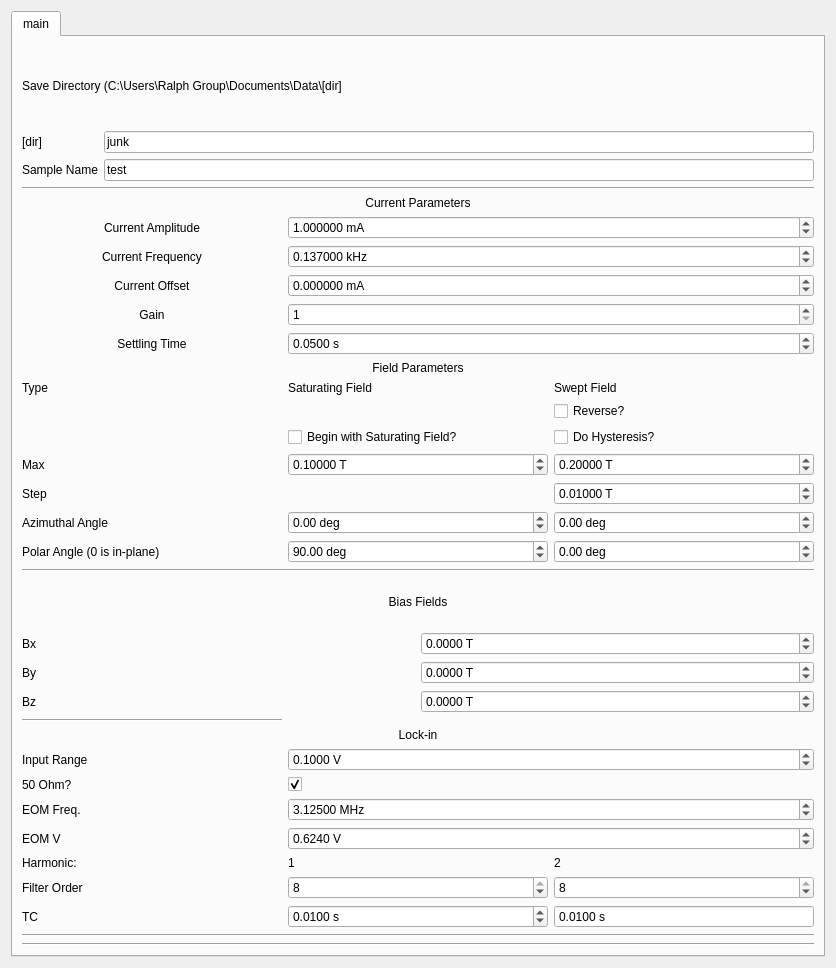
<?xml version="1.0" encoding="UTF-8"?>
<ui version="4.0">
 <class>Form</class>
 <widget class="QWidget" name="Form">
  <property name="geometry">
   <rect>
    <x>0</x>
    <y>0</y>
    <width>836</width>
    <height>968</height>
   </rect>
  </property>
  <property name="windowTitle">
   <string>Form</string>
  </property>
  <layout class="QVBoxLayout" name="verticalLayout">
   <item>
    <widget class="QTabWidget" name="tabWidget">
     <property name="toolTip">
      <string>&lt;html&gt;&lt;head/&gt;&lt;body&gt;&lt;p&gt;Field Parameters&lt;/p&gt;&lt;/body&gt;&lt;/html&gt;</string>
     </property>
     <property name="currentIndex">
      <number>0</number>
     </property>
     <widget class="QWidget" name="tab">
      <attribute name="title">
       <string>main</string>
      </attribute>
      <layout class="QVBoxLayout" name="verticalLayout_10">
       <item>
        <layout class="QGridLayout" name="save_params">
         <item row="4" column="0">
          <widget class="QLabel" name="label_12">
           <property name="enabled">
            <bool>true</bool>
           </property>
           <property name="text">
            <string>Sample Name</string>
           </property>
          </widget>
         </item>
         <item row="4" column="1">
          <widget class="QLineEdit" name="sample_name">
           <property name="text">
            <string>test</string>
           </property>
           <property name="placeholderText">
            <string>test</string>
           </property>
          </widget>
         </item>
         <item row="0" column="0" colspan="2">
          <widget class="QLabel" name="label_8">
           <property name="text">
            <string>Save Directory (C:\Users\Ralph Group\Documents\Data\[dir]</string>
           </property>
           <property name="wordWrap">
            <bool>true</bool>
           </property>
          </widget>
         </item>
         <item row="3" column="0">
          <widget class="QLabel" name="label_22">
           <property name="text">
            <string>[dir]</string>
           </property>
          </widget>
         </item>
         <item row="3" column="1">
          <widget class="QLineEdit" name="save_dir">
           <property name="text">
            <string>junk</string>
           </property>
          </widget>
         </item>
        </layout>
       </item>
       <item>
        <widget class="Line" name="line_3">
         <property name="orientation">
          <enum>Qt::Horizontal</enum>
         </property>
        </widget>
       </item>
       <item>
        <layout class="QGridLayout" name="lockin_params">
         <item row="0" column="0" colspan="3">
          <widget class="QLabel" name="label_7">
           <property name="text">
            <string>Current Parameters</string>
           </property>
           <property name="alignment">
            <set>Qt::AlignCenter</set>
           </property>
          </widget>
         </item>
         <item row="15" column="0">
          <widget class="QLabel" name="label_16">
           <property name="text">
            <string>Azimuthal Angle</string>
           </property>
          </widget>
         </item>
         <item row="2" column="0">
          <widget class="QLabel" name="label_3">
           <property name="text">
            <string>Current Amplitude</string>
           </property>
           <property name="alignment">
            <set>Qt::AlignCenter</set>
           </property>
          </widget>
         </item>
         <item row="6" column="1" colspan="2">
          <widget class="QDoubleSpinBox" name="settling">
           <property name="suffix">
            <string> s</string>
           </property>
           <property name="decimals">
            <number>4</number>
           </property>
           <property name="value">
            <double>0.050000000000000</double>
           </property>
          </widget>
         </item>
         <item row="2" column="1" colspan="2">
          <widget class="QDoubleSpinBox" name="current_amplitude">
           <property name="suffix">
            <string> mA</string>
           </property>
           <property name="decimals">
            <number>6</number>
           </property>
           <property name="maximum">
            <double>105.000000000000000</double>
           </property>
           <property name="value">
            <double>1.000000000000000</double>
           </property>
          </widget>
         </item>
         <item row="13" column="0">
          <widget class="QLabel" name="label_18">
           <property name="text">
            <string>Max</string>
           </property>
          </widget>
         </item>
         <item row="8" column="0" colspan="3">
          <widget class="QLabel" name="label_10">
           <property name="text">
            <string>Field Parameters</string>
           </property>
           <property name="alignment">
            <set>Qt::AlignCenter</set>
           </property>
          </widget>
         </item>
         <item row="16" column="0">
          <widget class="QLabel" name="label_19">
           <property name="text">
            <string>Polar Angle (0 is in-plane)</string>
           </property>
          </widget>
         </item>
         <item row="16" column="1">
          <widget class="QDoubleSpinBox" name="saturating_field_polar">
           <property name="suffix">
            <string> deg</string>
           </property>
           <property name="minimum">
            <double>-180.000000000000000</double>
           </property>
           <property name="maximum">
            <double>180.000000000000000</double>
           </property>
           <property name="value">
            <double>90.000000000000000</double>
           </property>
          </widget>
         </item>
         <item row="13" column="2">
          <widget class="QDoubleSpinBox" name="sweep_field">
           <property name="suffix">
            <string> T</string>
           </property>
           <property name="decimals">
            <number>5</number>
           </property>
           <property name="minimum">
            <double>-0.280000000000000</double>
           </property>
           <property name="maximum">
            <double>0.280000000000000</double>
           </property>
           <property name="singleStep">
            <double>0.001000000000000</double>
           </property>
           <property name="value">
            <double>0.200000000000000</double>
           </property>
          </widget>
         </item>
         <item row="13" column="1">
          <widget class="QDoubleSpinBox" name="saturating_field">
           <property name="suffix">
            <string> T</string>
           </property>
           <property name="decimals">
            <number>5</number>
           </property>
           <property name="minimum">
            <double>-0.280000000000000</double>
           </property>
           <property name="maximum">
            <double>0.280000000000000</double>
           </property>
           <property name="singleStep">
            <double>0.001000000000000</double>
           </property>
           <property name="value">
            <double>0.100000000000000</double>
           </property>
          </widget>
         </item>
         <item row="6" column="0">
          <widget class="QLabel" name="label_20">
           <property name="text">
            <string>Settling Time</string>
           </property>
           <property name="alignment">
            <set>Qt::AlignCenter</set>
           </property>
          </widget>
         </item>
         <item row="15" column="1">
          <widget class="QDoubleSpinBox" name="saturating_field_azimuth">
           <property name="suffix">
            <string> deg</string>
           </property>
           <property name="minimum">
            <double>-170.000000000000000</double>
           </property>
           <property name="maximum">
            <double>170.000000000000000</double>
           </property>
          </widget>
         </item>
         <item row="14" column="2">
          <widget class="QDoubleSpinBox" name="sweep_field_step">
           <property name="suffix">
            <string> T</string>
           </property>
           <property name="decimals">
            <number>5</number>
           </property>
           <property name="minimum">
            <double>-0.280000000000000</double>
           </property>
           <property name="maximum">
            <double>0.280000000000000</double>
           </property>
           <property name="value">
            <double>0.010000000000000</double>
           </property>
          </widget>
         </item>
         <item row="3" column="0">
          <widget class="QLabel" name="label_9">
           <property name="text">
            <string>Current Frequency</string>
           </property>
           <property name="alignment">
            <set>Qt::AlignCenter</set>
           </property>
          </widget>
         </item>
         <item row="16" column="2">
          <widget class="QDoubleSpinBox" name="sweep_field_polar">
           <property name="suffix">
            <string> deg</string>
           </property>
           <property name="minimum">
            <double>-180.000000000000000</double>
           </property>
           <property name="maximum">
            <double>180.000000000000000</double>
           </property>
          </widget>
         </item>
         <item row="15" column="2">
          <widget class="QDoubleSpinBox" name="sweep_field_azimuth">
           <property name="suffix">
            <string> deg</string>
           </property>
           <property name="minimum">
            <double>-170.000000000000000</double>
           </property>
           <property name="maximum">
            <double>170.000000000000000</double>
           </property>
          </widget>
         </item>
         <item row="14" column="0">
          <widget class="QLabel" name="label_2">
           <property name="text">
            <string>Step</string>
           </property>
          </widget>
         </item>
         <item row="3" column="1" colspan="2">
          <widget class="QDoubleSpinBox" name="current_frequency">
           <property name="suffix">
            <string> kHz</string>
           </property>
           <property name="decimals">
            <number>6</number>
           </property>
           <property name="maximum">
            <double>10000.000000000000000</double>
           </property>
           <property name="value">
            <double>0.137000000000000</double>
           </property>
          </widget>
         </item>
         <item row="9" column="2">
          <widget class="QLabel" name="label_11">
           <property name="text">
            <string>Swept Field</string>
           </property>
          </widget>
         </item>
         <item row="11" column="1">
          <widget class="QCheckBox" name="saturate">
           <property name="text">
            <string>Begin with Saturating Field?</string>
           </property>
          </widget>
         </item>
         <item row="11" column="2">
          <widget class="QCheckBox" name="hysteresis">
           <property name="text">
            <string>Do Hysteresis?</string>
           </property>
          </widget>
         </item>
         <item row="9" column="1">
          <widget class="QLabel" name="label_6">
           <property name="text">
            <string>Saturating Field</string>
           </property>
          </widget>
         </item>
         <item row="9" column="0">
          <widget class="QLabel" name="label_21">
           <property name="text">
            <string>Type</string>
           </property>
          </widget>
         </item>
         <item row="4" column="0">
          <widget class="QLabel" name="label_30">
           <property name="text">
            <string>Current Offset</string>
           </property>
           <property name="alignment">
            <set>Qt::AlignCenter</set>
           </property>
          </widget>
         </item>
         <item row="10" column="2">
          <widget class="QCheckBox" name="reverse">
           <property name="text">
            <string>Reverse?</string>
           </property>
          </widget>
         </item>
         <item row="4" column="1" colspan="2">
          <widget class="QDoubleSpinBox" name="current_offset">
           <property name="suffix">
            <string> mA</string>
           </property>
           <property name="decimals">
            <number>6</number>
           </property>
           <property name="minimum">
            <double>-105.000000000000000</double>
           </property>
           <property name="maximum">
            <double>105.000000000000000</double>
           </property>
          </widget>
         </item>
         <item row="5" column="0">
          <widget class="QLabel" name="label_31">
           <property name="text">
            <string>Gain</string>
           </property>
           <property name="alignment">
            <set>Qt::AlignCenter</set>
           </property>
          </widget>
         </item>
         <item row="5" column="1" colspan="2">
          <widget class="QDoubleSpinBox" name="amp_gain">
           <property name="decimals">
            <number>0</number>
           </property>
           <property name="minimum">
            <double>1.000000000000000</double>
           </property>
           <property name="maximum">
            <double>1000000.000000000000000</double>
           </property>
          </widget>
         </item>
        </layout>
       </item>
       <item>
        <widget class="Line" name="line_2">
         <property name="orientation">
          <enum>Qt::Horizontal</enum>
         </property>
        </widget>
       </item>
       <item>
        <layout class="QGridLayout" name="gridLayout">
         <item row="1" column="0">
          <widget class="QLabel" name="label_23">
           <property name="text">
            <string>Bx</string>
           </property>
          </widget>
         </item>
         <item row="2" column="0">
          <widget class="QLabel" name="label_24">
           <property name="text">
            <string>By</string>
           </property>
          </widget>
         </item>
         <item row="3" column="0">
          <widget class="QLabel" name="label_29">
           <property name="text">
            <string>Bz</string>
           </property>
          </widget>
         </item>
         <item row="1" column="1">
          <widget class="QDoubleSpinBox" name="bias_field_x">
           <property name="suffix">
            <string> T</string>
           </property>
           <property name="decimals">
            <number>4</number>
           </property>
           <property name="minimum">
            <double>-0.280000000000000</double>
           </property>
           <property name="maximum">
            <double>0.280000000000000</double>
           </property>
          </widget>
         </item>
         <item row="2" column="1">
          <widget class="QDoubleSpinBox" name="bias_field_y">
           <property name="suffix">
            <string> T</string>
           </property>
           <property name="decimals">
            <number>4</number>
           </property>
           <property name="minimum">
            <double>-0.280000000000000</double>
           </property>
           <property name="maximum">
            <double>0.280000000000000</double>
           </property>
          </widget>
         </item>
         <item row="3" column="1">
          <widget class="QDoubleSpinBox" name="bias_field_z">
           <property name="suffix">
            <string> T</string>
           </property>
           <property name="decimals">
            <number>4</number>
           </property>
           <property name="minimum">
            <double>-0.150000000000000</double>
           </property>
           <property name="maximum">
            <double>0.150000000000000</double>
           </property>
          </widget>
         </item>
         <item row="0" column="0" colspan="2">
          <widget class="QLabel" name="label_28">
           <property name="text">
            <string>Bias Fields</string>
           </property>
           <property name="alignment">
            <set>Qt::AlignCenter</set>
           </property>
          </widget>
         </item>
        </layout>
       </item>
       <item>
        <layout class="QGridLayout" name="field_params">
         <item row="8" column="1">
          <widget class="QSpinBox" name="first_harm_order">
           <property name="minimum">
            <number>1</number>
           </property>
           <property name="maximum">
            <number>8</number>
           </property>
           <property name="value">
            <number>8</number>
           </property>
          </widget>
         </item>
         <item row="8" column="2">
          <widget class="QSpinBox" name="second_harm_order">
           <property name="minimum">
            <number>1</number>
           </property>
           <property name="maximum">
            <number>8</number>
           </property>
           <property name="value">
            <number>8</number>
           </property>
          </widget>
         </item>
         <item row="7" column="0">
          <widget class="QLabel" name="label_14">
           <property name="text">
            <string>Harmonic:</string>
           </property>
          </widget>
         </item>
         <item row="7" column="2">
          <widget class="QLabel" name="label_13">
           <property name="text">
            <string>2</string>
           </property>
          </widget>
         </item>
         <item row="9" column="0">
          <widget class="QLabel" name="label_5">
           <property name="text">
            <string>TC</string>
           </property>
          </widget>
         </item>
         <item row="9" column="2">
          <widget class="QDoubleSpinBox" name="second_harm_tc">
           <property name="buttonSymbols">
            <enum>QAbstractSpinBox::NoButtons</enum>
           </property>
           <property name="suffix">
            <string> s</string>
           </property>
           <property name="decimals">
            <number>4</number>
           </property>
           <property name="minimum">
            <double>0.000000000000000</double>
           </property>
           <property name="maximum">
            <double>50.000000000000000</double>
           </property>
           <property name="singleStep">
            <double>0.000010000000000</double>
           </property>
           <property name="value">
            <double>0.010000000000000</double>
           </property>
          </widget>
         </item>
         <item row="9" column="1">
          <widget class="QDoubleSpinBox" name="first_harm_tc">
           <property name="suffix">
            <string> s</string>
           </property>
           <property name="decimals">
            <number>4</number>
           </property>
           <property name="maximum">
            <double>50.000000000000000</double>
           </property>
           <property name="value">
            <double>0.010000000000000</double>
           </property>
          </widget>
         </item>
         <item row="8" column="0">
          <widget class="QLabel" name="label_17">
           <property name="text">
            <string>Filter Order</string>
           </property>
          </widget>
         </item>
         <item row="7" column="1">
          <widget class="QLabel" name="label_4">
           <property name="text">
            <string>1</string>
           </property>
          </widget>
         </item>
         <item row="4" column="0">
          <widget class="QLabel" name="label_25">
           <property name="text">
            <string>50 Ohm?</string>
           </property>
          </widget>
         </item>
         <item row="6" column="0">
          <widget class="QLabel" name="label_15">
           <property name="text">
            <string>EOM V</string>
           </property>
          </widget>
         </item>
         <item row="3" column="1" colspan="2">
          <widget class="QDoubleSpinBox" name="input_range">
           <property name="suffix">
            <string> V</string>
           </property>
           <property name="decimals">
            <number>4</number>
           </property>
           <property name="value">
            <double>0.100000000000000</double>
           </property>
          </widget>
         </item>
         <item row="5" column="0">
          <widget class="QLabel" name="label_27">
           <property name="text">
            <string>EOM Freq.</string>
           </property>
          </widget>
         </item>
         <item row="3" column="0">
          <widget class="QLabel" name="label_26">
           <property name="text">
            <string>Input Range</string>
           </property>
          </widget>
         </item>
         <item row="1" column="0" colspan="3">
          <widget class="QLabel" name="label">
           <property name="text">
            <string>Lock-in</string>
           </property>
           <property name="alignment">
            <set>Qt::AlignCenter</set>
           </property>
          </widget>
         </item>
         <item row="6" column="1" colspan="2">
          <widget class="QDoubleSpinBox" name="eom_voltage">
           <property name="suffix">
            <string> V</string>
           </property>
           <property name="decimals">
            <number>4</number>
           </property>
           <property name="value">
            <double>0.624000000000000</double>
           </property>
          </widget>
         </item>
         <item row="4" column="1" colspan="2">
          <widget class="QCheckBox" name="imp50">
           <property name="text">
            <string/>
           </property>
           <property name="checked">
            <bool>true</bool>
           </property>
           <property name="tristate">
            <bool>false</bool>
           </property>
          </widget>
         </item>
         <item row="5" column="1" colspan="2">
          <widget class="QDoubleSpinBox" name="f_eom">
           <property name="suffix">
            <string> MHz</string>
           </property>
           <property name="decimals">
            <number>5</number>
           </property>
           <property name="value">
            <double>3.125000000000000</double>
           </property>
          </widget>
         </item>
         <item row="0" column="0">
          <widget class="Line" name="line_4">
           <property name="orientation">
            <enum>Qt::Horizontal</enum>
           </property>
          </widget>
         </item>
        </layout>
       </item>
       <item>
        <widget class="Line" name="line">
         <property name="orientation">
          <enum>Qt::Horizontal</enum>
         </property>
        </widget>
       </item>
       <item>
        <widget class="Line" name="line_5">
         <property name="orientation">
          <enum>Qt::Horizontal</enum>
         </property>
        </widget>
       </item>
      </layout>
     </widget>
    </widget>
   </item>
  </layout>
 </widget>
 <resources/>
 <connections/>
</ui>
